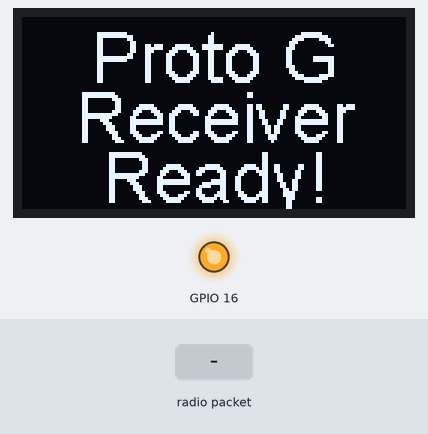
Bench run of a sketch on a simulated ESP32. On the bench: 128×64 one-colour display, output pins drawn as LEDs (lit = HIGH). The test bench sets the inputs (shaded band). No radio packets arrive unless stated; what the sketch prints to the serial monitor is not drawn.

Above: at 2.7 s.
2.8 s: radio packet "1" arrives
At 3.8 s:
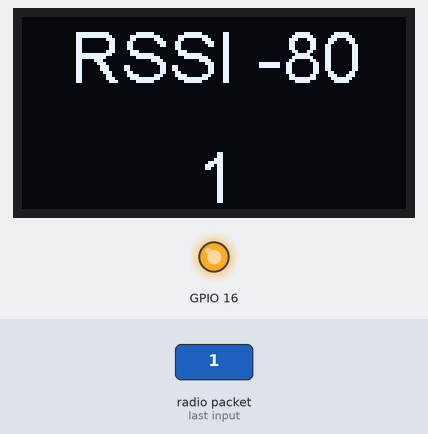
4.3 s: radio packet "0" arrives
At 5.0 s:
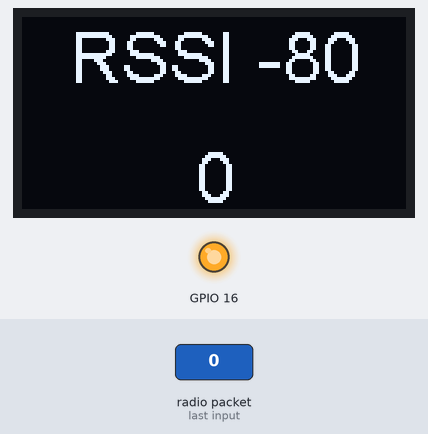
5.8 s: radio packet "2" arrives
At 6.9 s:
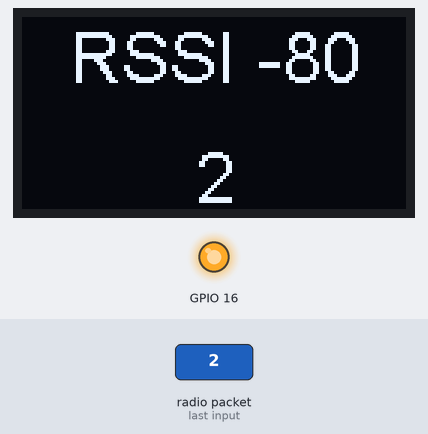
Timing chart, 0 to 8.8 s (numbered marks = the images above; inputs shaded):
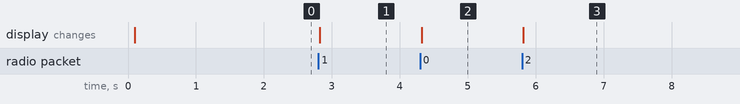

Measured:
- after the input at 2.8 s, the display: changes at once (image 1)
- after the input at 4.3 s, the display: changes at once (image 2)
- after the input at 5.8 s, the display: changes at once (image 3)

The sketch:

OLED_LoRa_Receive.ino
```cpp
#include <SPI.h>
#include <LoRa.h>
#include <Wire.h>
#include "SSD1306.h"
#include "images.h"

#define SCK     5    // GPIO5  -- SX1278's SCK
#define MISO    19   // GPIO19 -- SX1278's MISO
#define MOSI    27   // GPIO27 -- SX1278's MOSI
#define SS      18   // GPIO18 -- SX1278's CS
#define RST     14   // GPIO14 -- SX1278's RESET
#define DI0     26   // GPIO26 -- SX1278's IRQ(Interrupt Request)
#define BAND    923E6

SSD1306 display(0x3c, 21, 22);
String rssi = "RSSI --";
String packSize = "--";
String packet ;


void loraData(){
  display.clear();
  display.setTextAlignment(TEXT_ALIGN_CENTER);
  display.setFont(ArialMT_Plain_24);
  //display.drawString(64 , 20 , "Received "+ packSize + " bytes");
  display.drawStringMaxWidth(64 , 40 , 128, packet);
  display.drawString(64, 0, rssi);
  display.display();
  Serial.println(rssi);
  Serial.println(packet);
}

void cbk(int packetSize) {
  packet ="";
  packSize = String(packetSize,DEC);
  for (int i = 0; i < packetSize; i++) { packet += (char) LoRa.read(); }
  rssi = "RSSI " + String(LoRa.packetRssi(), DEC) ;
  loraData();
}

void setup() {
  pinMode(16,OUTPUT);
  digitalWrite(16, LOW);    // set GPIO16 low to reset OLED
  delay(50);
  digitalWrite(16, HIGH); // while OLED is running, must set GPIO16 in high、

  Serial.begin(115200);
  while (!Serial);
  Serial.println();
  Serial.println("LoRa Receiver Callback");
  SPI.begin(SCK,MISO,MOSI,SS);
  LoRa.setPins(SS,RST,DI0);
  if (!LoRa.begin(923E6)) {
    Serial.println("Starting LoRa failed!");
    while (1);
  }
  //LoRa.onReceive(cbk);
  LoRa.receive();
  Serial.println("init ok");
  display.init();
  display.flipScreenVertically();
  display.setFont(ArialMT_Plain_10);

  display.clear();
  display.setTextAlignment(TEXT_ALIGN_CENTER);
  display.setFont(ArialMT_Plain_24);
  display.drawString(64 , 0 , "Proto G");
  display.drawString(64 , 20 , "Receiver");
  display.drawString(64 , 40 , "Ready!");
  display.display();

  delay(1500);

}

void loop() {
  int packetSize = LoRa.parsePacket();
  if (packetSize) { cbk(packetSize);  }
  delay(10);
}
```

Source omitted: images.h (data table, 5377 bytes)
